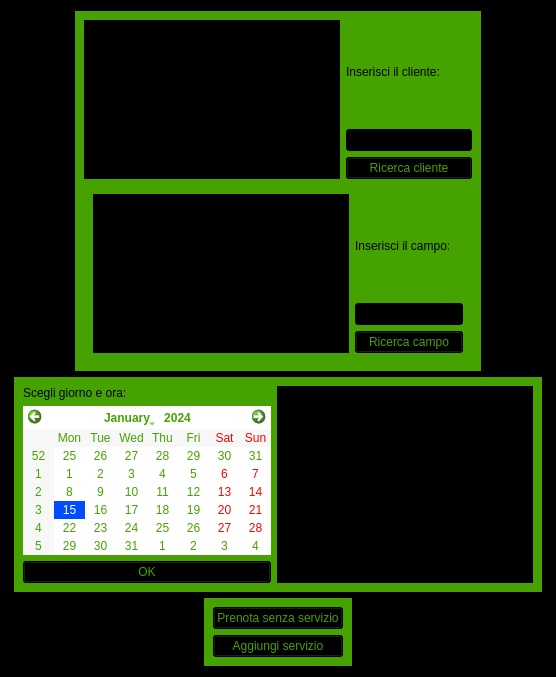
<?xml version="1.0" encoding="UTF-8"?>
<ui version="4.0">
 <class>inserisci_prenotazione</class>
 <widget class="QWidget" name="inserisci_prenotazione">
  <property name="geometry">
   <rect>
    <x>0</x>
    <y>0</y>
    <width>556</width>
    <height>677</height>
   </rect>
  </property>
  <property name="windowTitle">
   <string>Nuova Prenotazione</string>
  </property>
  <property name="autoFillBackground">
   <bool>false</bool>
  </property>
  <property name="styleSheet">
   <string notr="true">background-color: rgb(0, 0, 0);</string>
  </property>
  <layout class="QGridLayout" name="gridLayout">
   <item row="0" column="0" alignment="Qt::AlignHCenter|Qt::AlignVCenter">
    <widget class="QWidget" name="widget" native="true">
     <property name="styleSheet">
      <string notr="true">background-color: rgb(69, 162, 0);</string>
     </property>
     <layout class="QGridLayout" name="gridLayout_2">
      <item row="0" column="0">
       <layout class="QHBoxLayout" name="horizontalLayoutCliente">
        <item>
         <widget class="QListView" name="listViewClienti">
          <property name="styleSheet">
           <string notr="true">background-color: rgb(0, 0, 0);
color: rgb(255, 255, 255);</string>
          </property>
          <property name="wordWrap">
           <bool>false</bool>
          </property>
         </widget>
        </item>
        <item>
         <layout class="QVBoxLayout" name="verticalLayout">
          <item>
           <widget class="QLabel" name="labelCliente">
            <property name="text">
             <string>Inserisci il cliente:</string>
            </property>
           </widget>
          </item>
          <item>
           <widget class="QLineEdit" name="textCliente">
            <property name="styleSheet">
             <string notr="true">background-color: rgb(0, 0, 0);
color: rgb(255, 255, 255);</string>
            </property>
           </widget>
          </item>
          <item>
           <widget class="QPushButton" name="RicercaButton_Cliente">
            <property name="styleSheet">
             <string notr="true">color: rgb(69, 162, 0);
background-color: rgb(0, 0, 0);</string>
            </property>
            <property name="text">
             <string>Ricerca cliente</string>
            </property>
           </widget>
          </item>
         </layout>
        </item>
       </layout>
      </item>
      <item row="1" column="0">
       <widget class="QWidget" name="widget_2" native="true">
        <layout class="QGridLayout" name="gridLayout_3">
         <item row="0" column="0">
          <layout class="QHBoxLayout" name="horizontalLayoutCampo">
           <item>
            <widget class="QListView" name="listViewCampi">
             <property name="styleSheet">
              <string notr="true">background-color: rgb(0, 0, 0);
color: rgb(255, 255, 255);</string>
             </property>
            </widget>
           </item>
           <item>
            <layout class="QVBoxLayout" name="verticalLayout_3">
             <item>
              <widget class="QLabel" name="labelCampo">
               <property name="text">
                <string>Inserisci il campo:</string>
               </property>
              </widget>
             </item>
             <item>
              <widget class="QLineEdit" name="textCampo">
               <property name="styleSheet">
                <string notr="true">background-color: rgb(0, 0, 0);
color: rgb(255, 255, 255);</string>
               </property>
              </widget>
             </item>
             <item>
              <widget class="QPushButton" name="RicercaButton_Campo">
               <property name="styleSheet">
                <string notr="true">color: rgb(69, 162, 0);
background-color: rgb(0, 0, 0);</string>
               </property>
               <property name="text">
                <string>Ricerca campo</string>
               </property>
              </widget>
             </item>
            </layout>
           </item>
          </layout>
         </item>
        </layout>
       </widget>
      </item>
     </layout>
    </widget>
   </item>
   <item row="1" column="0" alignment="Qt::AlignHCenter|Qt::AlignVCenter">
    <widget class="QWidget" name="widget_3" native="true">
     <property name="styleSheet">
      <string notr="true">background-color: rgb(69, 162, 0);</string>
     </property>
     <layout class="QGridLayout" name="gridLayout_4">
      <item row="0" column="0">
       <layout class="QHBoxLayout" name="horizontalLayout">
        <item>
         <layout class="QVBoxLayout" name="verticalLayout_4">
          <item>
           <widget class="QLabel" name="labelCalendario">
            <property name="text">
             <string>Scegli giorno e ora:</string>
            </property>
           </widget>
          </item>
          <item>
           <widget class="QCalendarWidget" name="calendarWidget">
            <property name="styleSheet">
             <string notr="true">background-color: rgb(255, 255, 255);
selection-color: rgb(255, 255, 255);
color: rgb(69, 162, 0);
selection-background-color: rgb(0, 76, 255);</string>
            </property>
           </widget>
          </item>
          <item>
           <widget class="QPushButton" name="btn_ok">
            <property name="styleSheet">
             <string notr="true">color: rgb(69, 162, 0);
background-color: rgb(0, 0, 0);</string>
            </property>
            <property name="text">
             <string>OK</string>
            </property>
           </widget>
          </item>
         </layout>
        </item>
        <item>
         <layout class="QVBoxLayout" name="verticalLayout_5">
          <item>
           <widget class="QListView" name="listViewOrari">
            <property name="styleSheet">
             <string notr="true">background-color: rgb(0, 0, 0);
color: rgb(255, 255, 255);</string>
            </property>
           </widget>
          </item>
         </layout>
        </item>
       </layout>
      </item>
     </layout>
    </widget>
   </item>
   <item row="2" column="0" alignment="Qt::AlignHCenter|Qt::AlignVCenter">
    <widget class="QWidget" name="widget_4" native="true">
     <property name="styleSheet">
      <string notr="true">background-color: rgb(69, 162, 0);</string>
     </property>
     <layout class="QGridLayout" name="gridLayout_5">
      <item row="0" column="0">
       <widget class="QPushButton" name="Conferma_button">
        <property name="styleSheet">
         <string notr="true">color: rgb(69, 162, 0);
background-color: rgb(0, 0, 0);</string>
        </property>
        <property name="text">
         <string>Prenota senza servizio</string>
        </property>
       </widget>
      </item>
      <item row="1" column="0">
       <widget class="QPushButton" name="Conferma_assegnamento">
        <property name="styleSheet">
         <string notr="true">color: rgb(69, 162, 0);
background-color: rgb(0, 0, 0);</string>
        </property>
        <property name="text">
         <string>Aggiungi servizio</string>
        </property>
       </widget>
      </item>
     </layout>
    </widget>
   </item>
  </layout>
 </widget>
 <resources/>
 <connections/>
</ui>
